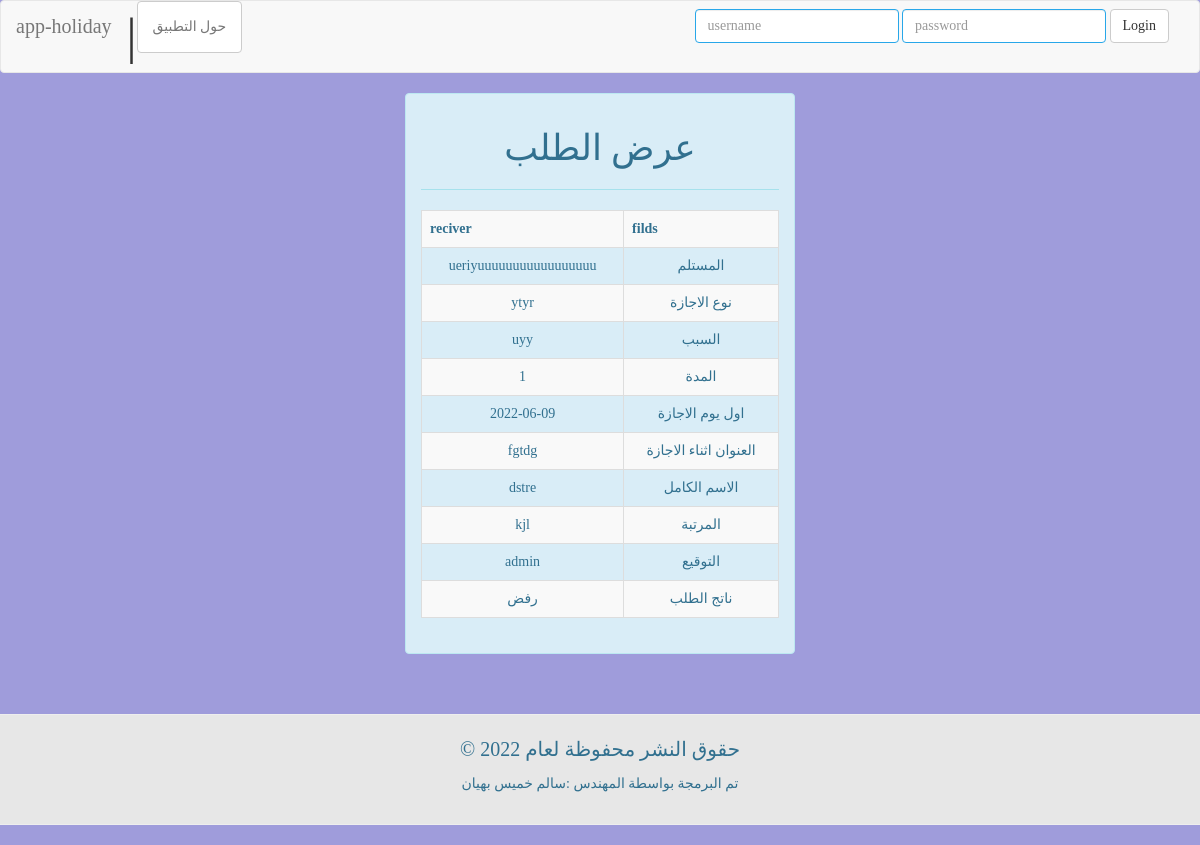
Screenshot of /66/fil with the database file from the repository.
### fpag/models.py (models this page shows, shortened)
class Reqi_holy(models.Model):
	name_sir=models.CharField(max_length=50)
	typ_holy=models.CharField(max_length=20)
	reson=models.CharField(max_length=50)
	num_day=models.CharField(max_length=10)
	date_start=models.CharField(max_length=15)
	time1=models.DateTimeField(default=datetime.datetime.now)
	address=models.CharField(max_length=50)
	full_name=models.CharField(max_length=50)
	order=models.CharField(max_length=50)
	signing=models.CharField(max_length=50)
	agree=models.CharField(max_length=1,default="0")
	see=models.CharField(max_length=5,default="جديد")
	class Meta:
		verbose_name="جدول المعلمين"

### fpag/views.py (the view)
# urls.py: path('<str:pro_id>/fil',views.show_fil,name='show_fil'),
def show_fil(request,pro_id):
	g={'fil':Reqi_holy.objects.get(pk=(pro_id)),"num":len(r2),"im":r1}
	return render(request,'show_fils.html',g)

### templates/show_fils.html (shortened to what this page needs)
{% extends 'styles.html' %}
 {% block content %}
<center>
<div class="container">
<div class="row">
<div class="col-md-4"></div>
<div class="col-md-4 alert alert-info">
<h1 align="center">عرض الطلب</h1>
<hr>
<table summary="" class="table table-striped table-bordered text-center" >
<tr><th>reciver</th><th>filds</th></tr>
<tr><td>{{fil.name_sir}}</td> <td>المستلم</td></tr>
<tr><td>{{fil.typ_holy}}</td><td>نوع الاجازة</td></tr>
<tr><td>{{fil.reson}}</td><td>السبب</td></tr>
<tr><td>{{fil.num_day}}</td> <td>المدة</td></tr>
<tr><td>{{fil.date_start}}</td><td>اول يوم الاجازة</td></tr>
<tr><td>{{fil.address}}</td><td>العنوان اثناء الاجازة</td></tr>
<tr><td>{{fil.full_name}}</td><td>الاسم الكامل</td></tr>
<tr><td>{{fil.order}}</td><td>المرتبة</td></tr>
<tr><td>{{fil.signing}}</td><td>التوقيع</td></tr>
<tr><td>{{fil.agree}}</td><td>ناتج الطلب</td></tr>
</table>
</div></div>
</div>
{% endblock content %}

### templates/styles.html (shortened to what this page needs)
{% load static %}
<!DOCTYPE html>
<html>
<head>
<link href="{% static 'css/jquery-ui.min.css' %}" rel="stylesheet" />
<link href="{% static 'css/bootstrap.min.css' %}" rel="stylesheet" />
<link href="{% static 'css/animate.min.css' %}" rel="stylesheet" />
</head>
<body  style="font-family:KacstQurn,Suruma;background-color:#9F9CDB;" data-offset="50">
<nav class="navbar navbar-default">
  <div class="container-fluid">
    <div class="navbar-header">
      <a class="navbar-brand wow bounceIn" style="font-size:20px;" href="/" data-wow-delay="0.5s" >app-holiday</a><span class="divider" style="height:100px;font-size:50px;">|</span>
    </div>
    <div class="collapse navbar-collapse" id="bs-example-navbar-collapse-1">
      <ul class="nav navbar-nav">
        <li class="jmp wow bounceIn" data-wow-delay="1.5s"
{% if 'shost' in request.path %}
 class="nav-item active"
 {% else %}
        class="nav-item"
        {% endif %}
       id="about"  ><a id="about" class="btn btn-default" href="#">حول التطبيق</a></li>
      </ul>
       {% if user.is_authenticated %}
       <table  class="navbar-right"><tr><td>
      <span class="navbar-right wow bounceIn" data-wow-delay="1.6s" ><font size='5' >{{user}}</font><<مرحبا</span></td><tr><td>
      <a  href="{% url 'logout1' %}" class="btn btn-primary navbar-right wow bounceIn" data-wow-delay="1.7s" >تسجيل الخروج</a></td></tr></table>
      {% else %}
      <form action="{% url 'login1' %}" method="POST" class="navbar-form navbar-right" role="search">{% csrf_token %}
        <div class="form-group">
          <input type="text" class="form-control boblu wow bounceIn" data-wow-delay="1.5s" placeholder="username" name="gmail1" required="">
        </div>
        <div class="form-group">
          <input type="password" class="form-control boblu wow bounceIn" data-wow-delay="1.6s" placeholder="password" name="p2" required="">
        </div>
        <button type="submit" class="btn btn-default wow bounceIn" data-wow-delay="1.7s">Login</button>
      </form>
      {% endif %}
    </div>
  </div>
</nav>
{% block content %}
{% endblock content %}
<br>
<div style="background:#e7e7e7;" class="wow bounceInRight" >
<hr>
 <footer id="copyright">
            <div class="container-fluid text-info">
                <div class="row">
                    <div class="col-md-12 text-center">
                        <p style="font-size:20px;" data-wow-offset="50" data-wow-delay="0.3s">
                       	 &copy; حقوق النشر محفوظة لعام 2022</p>
                       	 <p>تم البرمجة بواسطة المهندس :سالم خميس بهيان</p>
                    </div>
                </div>
            </div>
        </footer>
        <hr>
        </div>
</body>
</html>

### templates/styles.html (style rules this page uses)
.boblu { border:1px solid #28a7e9; }

### rows the page displays
Reqi_holy: name_sir "ueriyuuuuuuuuuuuuuuuuu", typ_holy "ytyr", reson "uyy", num_day "1", date_start "2022-06-09", address "fgtdg", full_name "dstre", order "kjl", signing "admin", agree "رفض"
